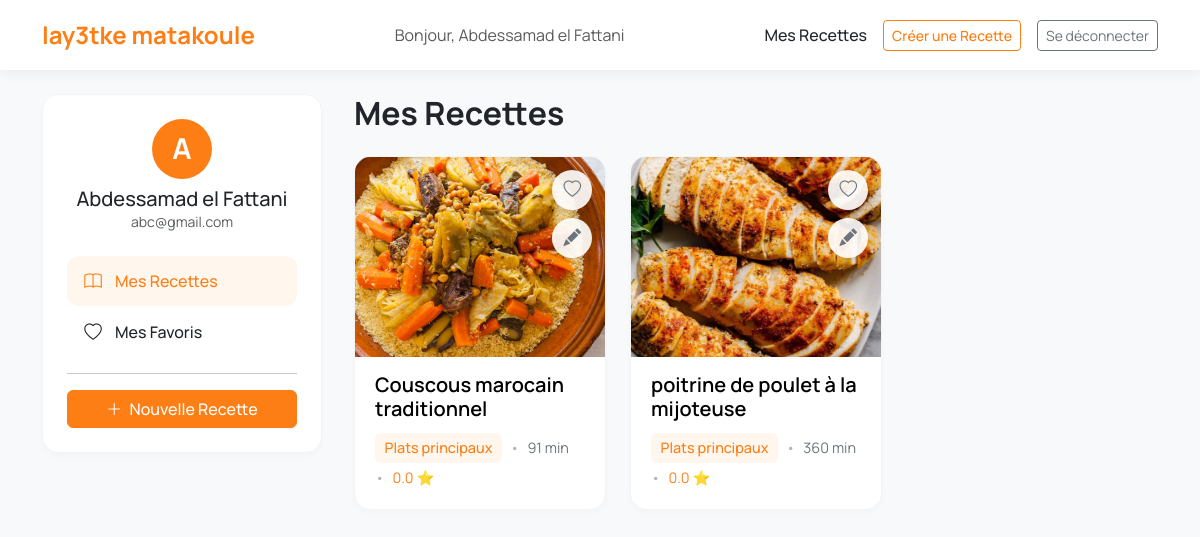
The page /accounts/my-recipes/ (signed in) on the database its author committed.
### recettes/models.py (models this page shows, shortened)
class Recipe(models.Model):
    title = models.CharField(max_length=200)
    description = models.TextField()
    instructions = models.TextField(default='', blank=True)
    preparation_time = models.PositiveIntegerField(default=0)
    category = models.ForeignKey(Category, on_delete=models.CASCADE)
    ingredients = models.ManyToManyField(Ingredient)  # SIMPLE SANS through
    author = models.ForeignKey(User, on_delete=models.CASCADE)
    rating = models.FloatField(default=0)
    created_at = models.DateTimeField(auto_now_add=True)
    image = models.ImageField(upload_to='recipes/', blank=True, null=True)
    favorited_by = models.ManyToManyField(User,related_name='favorite_recipes',blank=True)

class Category(models.Model):
    name = models.CharField(max_length=100)

### accounts/views.py (the view)
# urls.py: path('my-recipes/', views.my_recipes, name='my_recipes'),
@login_required
def my_recipes(request):
    recipes = Recipe.objects.filter(author=request.user)
    context = {
        'recipes': recipes,
        'page_title': "Mes Recettes",
        'view_mode': 'recipes',
    }
    return render(request, 'my_recipes.html', context)

### templates/my_recipes.html (shortened to what this page needs)
{% extends 'base.html' %}
{% load static %}
{% block content %}
<div class="my-recipes-layout">
    <aside class="sidebar-nav-wrapper">
        <a href="{% url 'accounts:edit_profile' %}" class="text-center mb-4 d-block text-decoration-none sidebar-profile-link">
            <div class="mx-auto mb-2 sidebar-avatar">
                {{ user.username|first|upper }}
            </div>
            <h5 class="card-title mb-0 text-dark">{{ user.username }}</h5>
            {% if user.email %}
                <p class="card-text text-muted small">{{ user.email }}</p>
            {% endif %}
        </a>
        <div class="sidebar-nav">
            <div class="nav flex-column nav-pills" role="tablist" aria-orientation="vertical">
                <a href="{% url 'accounts:my_recipes' %}" class="nav-link {% if view_mode == 'recipes' %}active{% endif %}" role="tab">
                    <i class="bi bi-book"></i>
                    <span>Mes Recettes</span>
                </a>
                <a href="{% url 'accounts:my_favorites' %}" class="nav-link {% if view_mode == 'favorites' %}active{% endif %}" role="tab">
                    <i class="bi bi-heart"></i>
                    <span>Mes Favoris</span>
                </a>
                <hr class="my-3">
                <a href="{% url 'create_recipe' %}" class="btn btn-orange w-100">
                    <i class="bi bi-plus-lg me-1"></i> Nouvelle Recette
                </a>
            </div>
        </div>
    </aside>
    <main class="recipe-content-wrapper">
        <h2 class="mb-4" style="font-weight: 700;">{{ page_title }}</h2>
        {% if recipes %}
            <div class="row">
                {% for recipe in recipes %}
                    <div class="col-lg-6 col-xl-4 mb-4">
                        <div class="card recipe-card h-100">
                            <div class="recipe-card-img-wrapper">
                                {% if recipe.image %}
                                    <img src="{{ recipe.image.url }}" class="recipe-card-img" alt="{{ recipe.title }}">
                                {% else %}
                                    <div class="recipe-card-img bg-secondary d-flex align-items-center justify-content-center">
                                        <span>🍳 Pas d'image</span>
                                    </div>
                                {% endif %}
                                {% if user.is_authenticated %}
                                    <button class="card-action-btn favorite-btn {% if user in recipe.favorited_by.all %}favorited{% endif %}"
                                            data-recipe-id="{{ recipe.id }}"
                                            title="Ajouter aux favoris">
                                        <i class="bi bi-heart"></i>
                                    </button>
                                {% endif %}
                                <a href="{% url 'edit_recipe' recipe.id %}" class="card-action-btn edit-btn"
                                   title="Modifier la recette">
                                    <i class="bi bi-pencil-fill"></i>
                                </a>
                            </div>
                            <div class="card-body">
                                <h5 class="card-title">
                                    <a href="{% url 'recipe_detail' recipe.id %}" class="stretched-link text-decoration-none" style="color: black">
                                        {{ recipe.title }}
                                    </a>
                                </h5>
                                <div class="recipe-meta-text">
                                    <span class="category-tag">{{ recipe.category.name }}</span>
                                    <span class="dot-separator">•</span>
                                    <span>{{ recipe.preparation_time }} min</span>
                                    <span class="dot-separator">•</span>
                                    <span class="rating-stars">
                                        {{ recipe.rating|floatformat:1 }} ⭐
                                    </span>
                                </div>
                            </div>
                        </div>
                    </div>
                {% endfor %}
            </div>
        {% endif %}
    </main>
</div>
{% endblock %}

### templates/base.html (shortened to what this page needs)
{% load static %}
<!DOCTYPE html>
<html lang="fr">
<head>
    <link href="https://cdn.jsdelivr.net/npm/bootstrap@5.3.3/dist/css/bootstrap.min.css" rel="stylesheet">
    <link href="https://cdn.jsdelivr.net/npm/bootstrap-icons@1.10.5/font/bootstrap-icons.css" rel="stylesheet">
</head>
<body class="bg-light">
<nav class="navbar navbar-expand-lg navbar-custom">
  <div class="container-xl">
    <a class="navbar-brand" href="/">lay3tke matakoule</a>
 {% if user.is_authenticated %}
    <span class="navbar-text me-3">Bonjour, {{ user.username }}</span>
   <div class="d-flex align-items-center">
    <a href="{% url 'accounts:my_recipes' %}" class="nav-link me-3">Mes Recettes</a>
    <a href="{% url 'create_recipe' %}" class="btn btn-outline-orange btn-sm me-3">Créer une Recette</a>
    <a href="{% url 'accounts:logout' %}" class="btn btn-outline-secondary btn-sm">Se déconnecter</a>
  {% else %}
    <a href="{% url 'accounts:login' %}" class="btn btn-outline-secondary ms-auto me-2">Connexion</a>
    <a href="{% url 'accounts:register' %}" class="btn btn-orange">Créer un compte</a>
  {% endif %}
</div>
  </div>
</nav>
<div class="container-xl mt-4">
  {% block content %}{% endblock %}
</div>
</body>
</html>

### templates/base.html (style rules this page uses)
body, .btn, .form-control, .form-select, .card-title, .nav-link, .navbar-brand, .dropdown-item { font-family: 'Manrope', sans-serif; }
.navbar-custom { background-color: #ffffff; box-shadow: 0 4px 12px rgba(0,0,0,0.05); padding-top: 0.75rem; padding-bottom: 0.75rem; }
.navbar-custom .navbar-brand { color: #fd7e14; font-weight: 700; font-size: 1.5rem; }
.navbar-custom .nav-link { color: #212529; font-weight: 500; }
.btn-orange { background-color: #fd7e14; border-color: #fd7e14; color: #ffffff; font-weight: 500; }
.btn-outline-orange { color: #fd7e14; border-color: #fd7e14; font-weight: 500; }

### templates/my_recipes.html (style rules this page uses)
.recipe-card { border-radius: 1rem; overflow: hidden; border: 1px solid #f3f4f6; box-shadow: 0 4px 6px rgba(0,0,0,0.02); transition: box-shadow 0.3s ease-in-out; background-color: #ffffff; }
.recipe-card-img-wrapper { height: 200px; overflow: hidden; position: relative; background-color: #e9ecef; }
.recipe-card-img { width: 100%; height: 100%; object-fit: cover; transition: transform 0.3s ease-in-out; }
.card-action-btn { position: absolute; right: 0.8rem; background-color: rgba(255, 255, 255, 0.9); border-radius: 50%; width: 40px; height: 40px; display: flex; align-items: center; justify-content: center; padding: 0; border: none; box-shadow: 0 2px 6px rgba(0,0,0,0.1); transition: transform 0.2s ease-in-out; cursor: pointer; z-index: 10; }
.card-action-btn i { font-size: 1.1rem; color: #6c757d; line-height: 1; transition: color 0.2s ease-in-out; }
.favorite-btn { top: 0.8rem; }
.edit-btn { top: 3.8rem; }
.favorite-btn .bi-heart { display: block; }
.recipe-card .card-body { padding: 1rem 1.25rem 1.25rem; }
.recipe-card .card-title { font-size: 1.25rem; font-weight: 600; margin-bottom: 0.75rem; color: #212529; text-decoration: none; }
.recipe-meta-text { display: flex; flex-wrap: wrap; align-items: center; gap: 0.25rem 0.5rem; font-size: 0.9rem; color: #6c757d; }
.recipe-meta-text .category-tag { color: #fd7e14; font-weight: 500; background-color: #fff7ed; padding: 0.25rem 0.6rem; border-radius: 6px; }
.recipe-meta-text .rating-stars { color: #fd7e14; }
.recipe-meta-text .dot-separator { color: #adb5bd; }
.my-recipes-layout { display: grid; grid-template-columns: 280px 1fr; gap: 2rem; }
.sidebar-nav-wrapper { position: sticky; top: 1.5rem; align-self: start; background-color: #ffffff; border-radius: 1rem; border: 1px solid #f3f4f6; box-shadow: 0 4px 6px rgba(0,0,0,0.02); padding: 1.5rem; }
.sidebar-avatar { width: 60px; height: 60px; border-radius: 50%; background-color: #fd7e14; color: white; display: flex; align-items: center; justify-content: center; font-size: 1.8rem; font-weight: bold; }
.sidebar-profile-link { position: relative; display: block; }
.sidebar-nav .nav-link { padding: 0.75rem 1rem; display: flex; align-items: center; font-size: 1rem; font-weight: 500; border-radius: 0.75rem; color: #212529; }
.sidebar-nav .nav-link i { font-size: 1.1rem; margin-right: 0.75rem; width: 20px; text-align: center; }
.sidebar-nav .nav-link.active { background-color: #fff7ed; color: #fd7e14; }
.sidebar-nav .nav-link.active i { color: #fd7e14; }

### rows shown on the page
Recipe: image (picture), title "Couscous marocain traditionnel", category.name "Plats principaux", preparation_time "91", rating "0.0"
Recipe: image (picture), title "poitrine de poulet à la mijoteuse", category.name "Plats principaux", preparation_time "360", rating "0.0"

### other values the page prints
{{ user.username }} "Abdessamad el Fattani"
{{ user.username|first|upper }} "A"
{{ user.email }} "abc@gmail.com"
{{ page_title }} "Mes Recettes"
